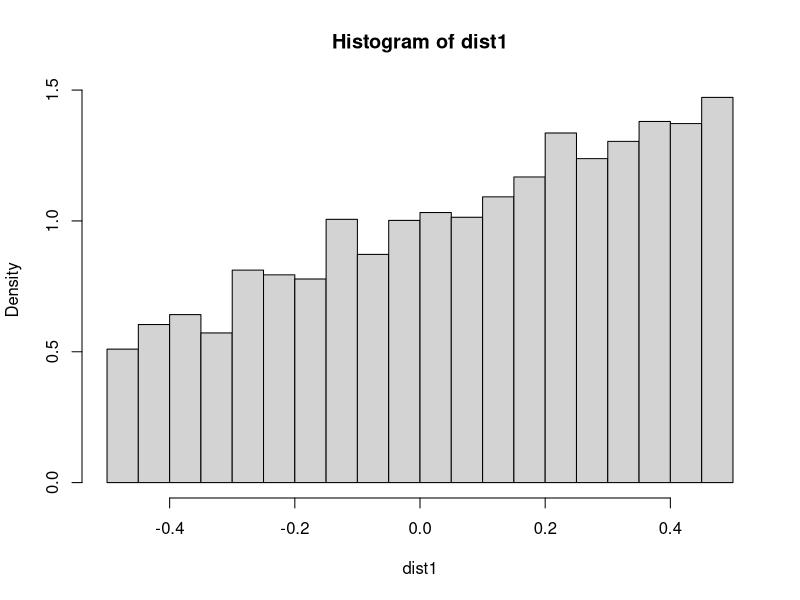
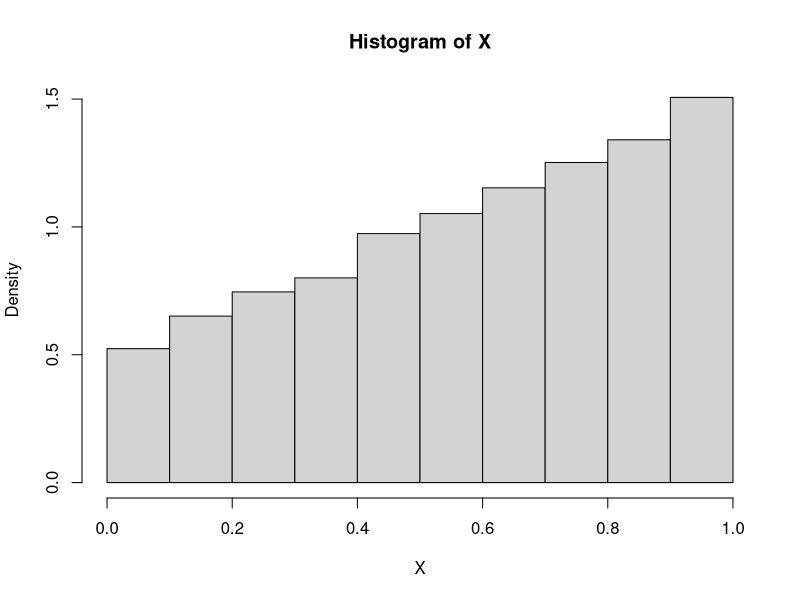
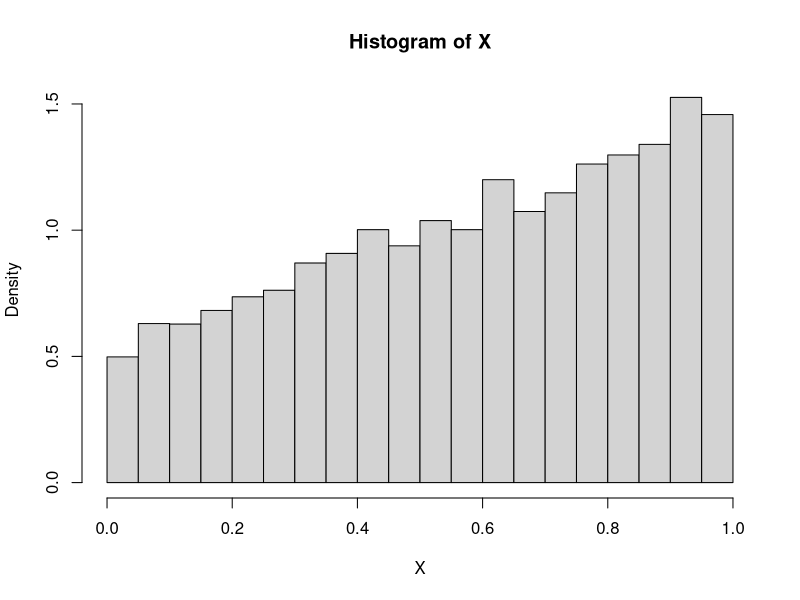
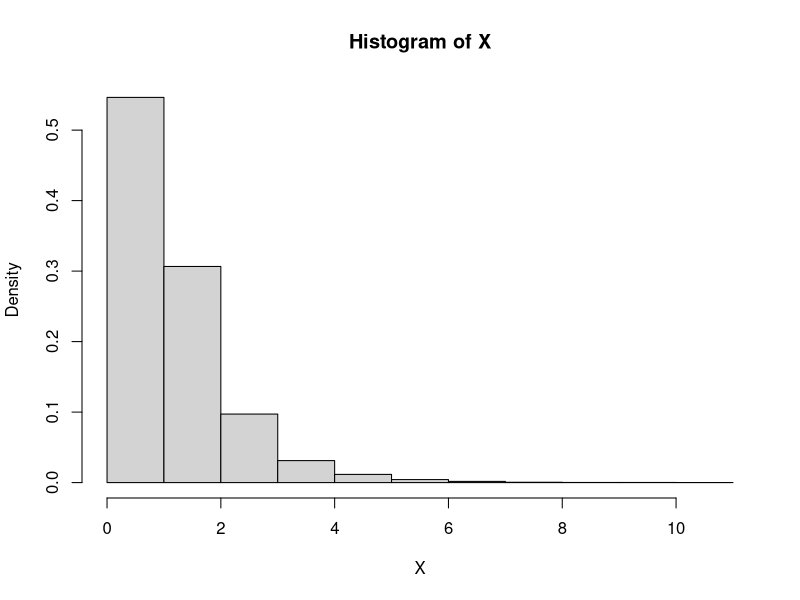
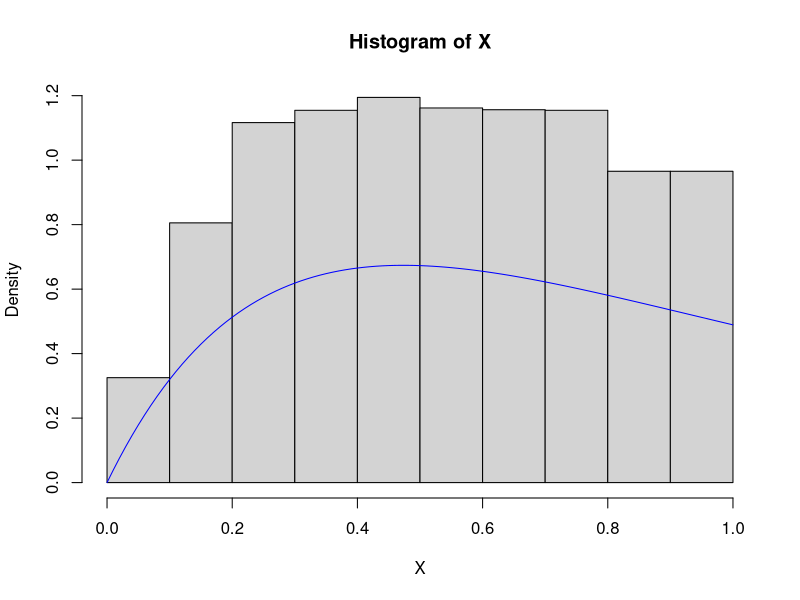
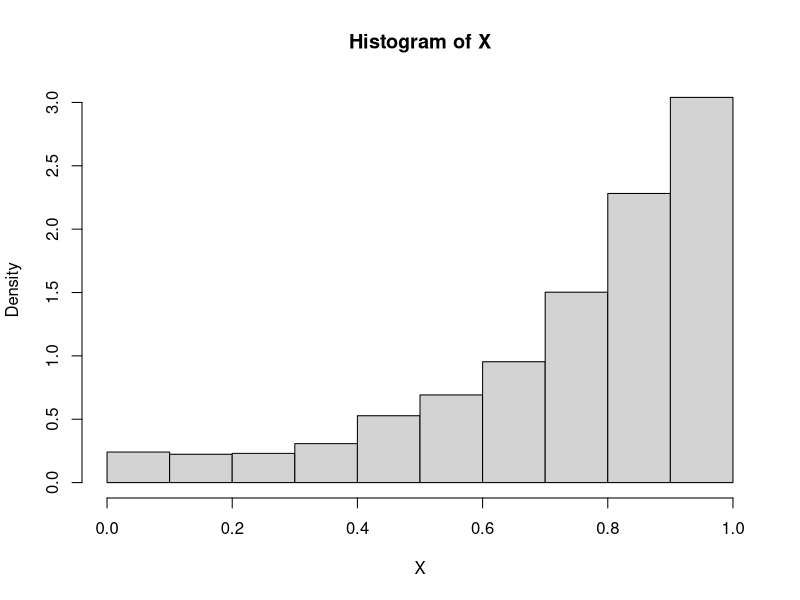
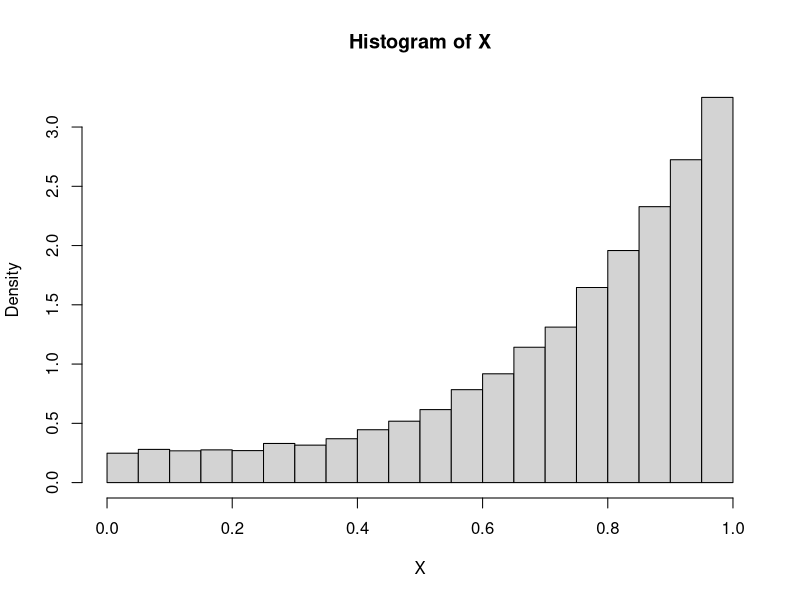

Here is the R script that generated these plots, in order:
#1.---------------------------------------------
  #a.Inverse Method ####################
n = 10000
U = runif(n)
dist1 = -1+sqrt(8*U+1)/2
hist(dist1,probability = T)

  #b.Rejection Method ####################
n = 10000
X=as.numeric()
for (i in 1 : n){
  U1 = runif(1)
  U2 = runif(1)
  Y1 = (1/3)+(2/3)*U1
  if (U2<=Y1) {X[i] = U1}
  X = X[!is.na(X)]
  if (length(X)== n ) {break}
}
hist(X,probability = T)
  
  #c.Composition Method ####################
n = 10000
X=as.numeric()
for(i in 1:n){
  U3 = runif(1)
  U4 = runif(1)
  if (U3<0.5) X[i]=sqrt(U4)
  else X[i]=U4
}
hist(X,probability = T)

#2.---------------------------------------------
  #a. ####################
U1 = runif(n)
U2 = runif(n)
X1 = -log(U1)
X2 = -log(U2)/2
X = X2*(X1<=X2)+X1*(X1>X2)
hist(X,probability = T)


  #b. Acceptance Rejection Method ####################
fun1 = function(x) exp(-0.01*x)
fun2 = function(x) exp(-x)+2*exp(-2*x)-3*exp(-3*x)
X = as.numeric()
for (i in 1 : n){
  U1 = runif(1)
  U2 = runif(1)
  if (U1<=fun2(U2)/fun1(U2)) {X[i]=U2}
  X = X[!is.na(X)]
  if (length(X)==n) {break}
}
hist(X,probability = T)
curve(fun2,add=T,col='blue')


#3.---------------------------------------------
  #a.Acceptance Rejection Method ####################
f = function(x) {(1/4)+2*x^(3)+(5/4)*x^(4)}
X=as.numeric()
for (i in 1:n){
  U1<-runif(1)
  U2<-runif(1)
  if (U2<=f(U1)/3.5) {X[i]=U1}
  X = X[!is.na(X)]
  if (length(X)==n) {break}
}
hist(X,probability = T)

  #b.Composition Method ####################
n = 10000
X = as.numeric()
for(i in 1:n){
  U1 = runif(1)
  U2 = runif(1)
  if (U2<0.25) X[i] = U1
  else if (U2<0.75) X[i] = U1^(1/4)
  else X[i] = U1^(1/5)
}
hist(X,probability = T)







